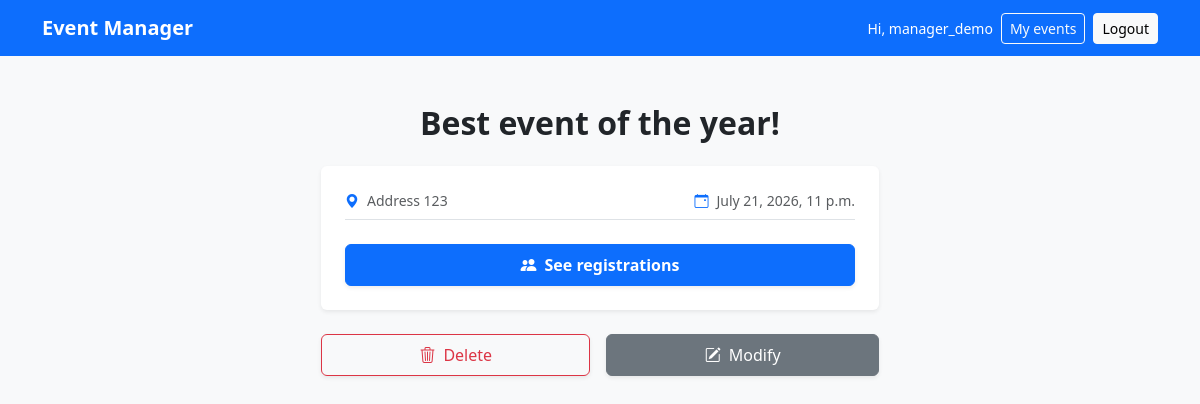
The app's page /events/1/ (signed in) with its own data.
### accounts/models.py (models this page shows, shortened)
class CustomUser(AbstractUser):
    ROLES = {"A": "Attendee", "O": "Organizer"}
    role = models.CharField(max_length=1, choices=ROLES, default="A")
    email = models.EmailField(unique=True)
    def is_organizer(self) -> bool:
        return self.role == "O"

### events/models.py (models this page shows, shortened)
class Event(models.Model):
    organizer = models.ForeignKey(CustomUser, on_delete=models.CASCADE)
    title = models.CharField(max_length=100)
    date = models.DateTimeField()
    description = models.TextField()
    location = models.CharField(max_length=255)
    class Meta:
        ordering = ["date"]

### events/views.py (the view)
# urls.py: path("<int:pk>/", EventDetailView.as_view(), name="event_detail"),
class EventDetailView(LoginRequiredMixin, DetailView):
    model = Event
    template_name = "event_detail.html"
    def get_context_data(self, **kwargs):
        context = super().get_context_data(**kwargs)
        if not self.request.user.is_organizer():
            context["is_registered"] = Registration.objects.filter(
                attendee=self.request.user, event=self.object
            ).exists()
        return context

### templates/event_detail.html (shortened to what this page needs)
{% extends "base.html" %}
{% block body %}
<div class="container d-flex flex-column align-items-center justify-content-center py-5">
    <div class="col-12 col-md-8 col-lg-6">
        <h2 class="text-center mb-4 fw-bold text-dark">{{ object.title }}</h2>
        <div class="card shadow-sm border-0 mb-4 bg-white">
            <div class="card-body p-4">
                <div class="d-flex justify-content-between align-items-center small text-muted mb-3 border-bottom pb-2">
                    <span class="d-flex align-items-center">
                        <i class="bi bi-geo-alt-fill me-2 text-primary"></i>{{ object.location }}
                    </span>
                    <span class="d-flex align-items-center">
                        <i class="bi bi-calendar-event me-2 text-primary"></i>{{ object.date }}
                    </span>
                </div>
                {% if user.is_organizer %}
                <div class="text-center">
                    <a href="{% url 'attendee_list' object.pk %}" class="btn btn-primary w-100 py-2 shadow-sm fw-semibold">
                        <i class="bi bi-people-fill me-2"></i>See registrations
                    </a>
                </div>
                {% elif is_registered %}
                <div class="text-center">
                    <a href="{% url 'registration_delete' object.pk %}" class="btn btn-danger w-100 py-2 shadow-sm fw-semibold">
                        <i class="bi bi-people-fill me-2"></i>Cancel registration
                    </a>
                </div>
                {% else %}
                <div class="text-center">
                    <a href="{% url 'new_registration' object.pk %}" class="btn btn-primary w-100 py-2 shadow-sm fw-semibold">
                        <i class="bi bi-people-fill me-2"></i>Register
                    </a>
                </div>
                {% endif %}
            </div>
        </div>
        {% if user.is_organizer %}
        <div class="d-flex justify-content-between gap-3">
            <a href="{% url 'event_delete' object.pk %}" class="btn btn-outline-danger px-4 py-2 flex-grow-1 shadow-sm fw-medium">
                <i class="bi bi-trash3 me-2"></i>Delete
            </a>
            <a href="{% url 'event_edit' object.pk %}" class="btn btn-secondary px-4 py-2 flex-grow-1 shadow-sm fw-medium">
                <i class="bi bi-pencil-square me-2"></i>Modify
            </a>
        </div>
        {% endif %}
    </div>
</div>
{% endblock body %}

### templates/base.html (shortened to what this page needs)
<!DOCTYPE html>
<html lang="it">
<head>
    <link href="https://cdn.jsdelivr.net/npm/bootstrap@5.3.0/dist/css/bootstrap.min.css" rel="stylesheet">
    <link rel="stylesheet" href="https://cdn.jsdelivr.net/npm/bootstrap-icons@1.11.3/font/bootstrap-icons.css">
</head>
<body class="bg-light">
    <nav class="navbar navbar-expand-md navbar-dark bg-primary">
        <div class="container">
            <a class="navbar-brand fw-semibold" href="{% url 'home' %}">Event Manager</a>
            <div class="d-flex align-items-center gap-2">
                {% if user.is_authenticated %}
                <span class="text-white small d-none d-sm-inline">Hi, {{ user.username }}</span>
                    {% if user.is_organizer %}
                        <a href="{% url 'organizer_dashboard' %}" class="btn btn-outline-light btn-sm">My events</a>
                    {% else %}
                        <a href="{% url 'attendee_dashboard' %}" class="btn btn-outline-light btn-sm">My registrations</a>
                    {% endif %}
                    <form action="{% url 'logout' %}" method="post" class="m-0">
                        <button type="submit" class="btn btn-light btn-sm">Logout</button>
                    </form>
                {% else %}
                    <a href="{% url 'login' %}" class="btn btn-outline-light btn-sm">Login</a>
                    <a href="{% url 'signup_attendee' %}" class="btn btn-light btn-sm">Sign up</a>
                {% endif %}
            </div>
        </div>
    </nav>
    <main class="flex-grow-1">
        {% block body %}
        {% endblock body %}
    </main>
</body>
</html>

### records on screen
CustomUser: username "manager_demo"
Event: title "Best event of the year!", location "Address 123", date "July 21, 2026, 11 p.m."
